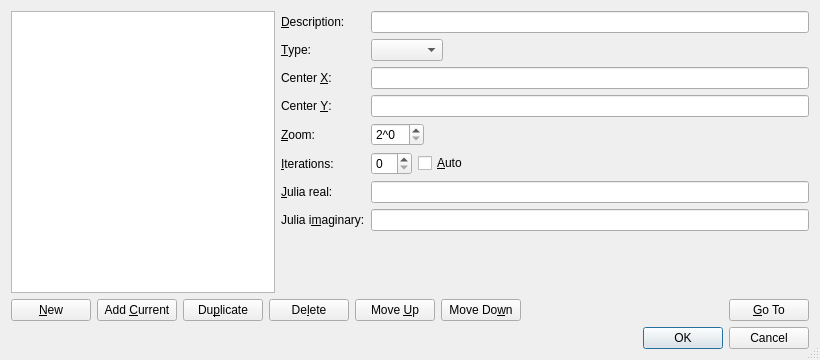
<?xml version="1.0" encoding="UTF-8"?>
<ui version="4.0">
 <class>QFavoritesDialog</class>
 <widget class="QDialog" name="QFavoritesDialog">
  <property name="geometry">
   <rect>
    <x>0</x>
    <y>0</y>
    <width>820</width>
    <height>360</height>
   </rect>
  </property>
  <property name="windowTitle">
   <string>Edit Favorites</string>
  </property>
  <property name="sizeGripEnabled">
   <bool>true</bool>
  </property>
  <layout class="QVBoxLayout" name="mainLayout">
   <item>
    <layout class="QHBoxLayout" name="editorLayout" stretch="1,2">
     <item>
      <widget class="QListWidget" name="favoritesList"/>
     </item>
     <item>
      <widget class="QWidget" name="detailsPanel" native="true">
       <layout class="QFormLayout" name="detailsLayout">
        <property name="fieldGrowthPolicy">
         <enum>QFormLayout::FieldGrowthPolicy::AllNonFixedFieldsGrow</enum>
        </property>
        <property name="leftMargin">
         <number>0</number>
        </property>
        <property name="topMargin">
         <number>0</number>
        </property>
        <property name="rightMargin">
         <number>0</number>
        </property>
        <property name="bottomMargin">
         <number>0</number>
        </property>
        <item row="0" column="0">
         <widget class="QLabel" name="labelDescription">
          <property name="text">
           <string>&amp;Description:</string>
          </property>
          <property name="buddy">
           <cstring>description</cstring>
          </property>
         </widget>
        </item>
        <item row="0" column="1">
         <widget class="QLineEdit" name="description"/>
        </item>
        <item row="1" column="0">
         <widget class="QLabel" name="labelSetType">
          <property name="text">
           <string>&amp;Type:</string>
          </property>
          <property name="buddy">
           <cstring>setType</cstring>
          </property>
         </widget>
        </item>
        <item row="1" column="1">
         <widget class="QComboBox" name="setType">
          <property name="sizePolicy">
           <sizepolicy hsizetype="Fixed" vsizetype="Fixed">
            <horstretch>0</horstretch>
            <verstretch>0</verstretch>
           </sizepolicy>
          </property>
         </widget>
        </item>
        <item row="2" column="0">
         <widget class="QLabel" name="labelCenterX">
          <property name="text">
           <string>Center &amp;X:</string>
          </property>
          <property name="buddy">
           <cstring>centerX</cstring>
          </property>
         </widget>
        </item>
        <item row="2" column="1">
         <widget class="QLineEdit" name="centerX">
          <property name="toolTip">
           <string>Real part of the view center, up to 36 decimal places</string>
          </property>
         </widget>
        </item>
        <item row="3" column="0">
         <widget class="QLabel" name="labelCenterY">
          <property name="text">
           <string>Center &amp;Y:</string>
          </property>
          <property name="buddy">
           <cstring>centerY</cstring>
          </property>
         </widget>
        </item>
        <item row="3" column="1">
         <widget class="QLineEdit" name="centerY">
          <property name="toolTip">
           <string>Imaginary part of the view center, up to 36 decimal places</string>
          </property>
         </widget>
        </item>
        <item row="4" column="0">
         <widget class="QLabel" name="labelZoom">
          <property name="text">
           <string>&amp;Zoom:</string>
          </property>
          <property name="buddy">
           <cstring>zoom</cstring>
          </property>
         </widget>
        </item>
        <item row="4" column="1">
         <layout class="QHBoxLayout" name="zoomLayout">
          <item>
           <widget class="QSpinBox" name="zoom">
            <property name="toolTip">
             <string>Zoom as a power of 2</string>
            </property>
            <property name="prefix">
             <string>2^</string>
            </property>
           </widget>
          </item>
          <item>
           <widget class="QLabel" name="zoomMultiplier"/>
          </item>
          <item>
           <spacer name="zoomSpacer">
            <property name="orientation">
             <enum>Qt::Orientation::Horizontal</enum>
            </property>
            <property name="sizeHint" stdset="0">
             <size>
              <width>40</width>
              <height>20</height>
             </size>
            </property>
           </spacer>
          </item>
         </layout>
        </item>
        <item row="5" column="0">
         <widget class="QLabel" name="labelIterations">
          <property name="text">
           <string>&amp;Iterations:</string>
          </property>
          <property name="buddy">
           <cstring>maxIterations</cstring>
          </property>
         </widget>
        </item>
        <item row="5" column="1">
         <layout class="QHBoxLayout" name="iterationsLayout">
          <item>
           <widget class="QSpinBox" name="maxIterations">
            <property name="toolTip">
             <string>Iteration limit; while Auto is on, the limit Auto picks at this zoom</string>
            </property>
           </widget>
          </item>
          <item>
           <widget class="QCheckBox" name="autoIterations">
            <property name="toolTip">
             <string>Scale the iteration limit with the zoom, like Iterations &gt; Auto</string>
            </property>
            <property name="text">
             <string>&amp;Auto</string>
            </property>
           </widget>
          </item>
          <item>
           <spacer name="iterationsSpacer">
            <property name="orientation">
             <enum>Qt::Orientation::Horizontal</enum>
            </property>
            <property name="sizeHint" stdset="0">
             <size>
              <width>40</width>
              <height>20</height>
             </size>
            </property>
           </spacer>
          </item>
         </layout>
        </item>
        <item row="6" column="0">
         <widget class="QLabel" name="labelJulia">
          <property name="text">
           <string>&amp;Julia real:</string>
          </property>
          <property name="buddy">
           <cstring>juliaReal</cstring>
          </property>
         </widget>
        </item>
        <item row="6" column="1">
         <widget class="QLineEdit" name="juliaReal">
          <property name="toolTip">
           <string>Real part of the Julia constant C, in [-2, 2], up to 36 decimal places</string>
          </property>
         </widget>
        </item>
        <item row="7" column="0">
         <widget class="QLabel" name="labelJuliaImag">
          <property name="text">
           <string>Julia i&amp;maginary:</string>
          </property>
          <property name="buddy">
           <cstring>juliaImag</cstring>
          </property>
         </widget>
        </item>
        <item row="7" column="1">
         <widget class="QLineEdit" name="juliaImag">
          <property name="toolTip">
           <string>Imaginary part of the Julia constant C, in [-2, 2], up to 36 decimal places</string>
          </property>
         </widget>
        </item>
       </layout>
      </widget>
     </item>
    </layout>
   </item>
   <item>
    <layout class="QHBoxLayout" name="buttonLayout">
     <item>
      <widget class="QPushButton" name="buttonNew">
       <property name="toolTip">
        <string>Add a favorite at the default view</string>
       </property>
       <property name="text">
        <string>&amp;New</string>
       </property>
       <property name="autoDefault">
        <bool>false</bool>
       </property>
      </widget>
     </item>
     <item>
      <widget class="QPushButton" name="buttonAddCurrent">
       <property name="toolTip">
        <string>Add a favorite at the current view</string>
       </property>
       <property name="text">
        <string>Add &amp;Current</string>
       </property>
       <property name="autoDefault">
        <bool>false</bool>
       </property>
      </widget>
     </item>
     <item>
      <widget class="QPushButton" name="buttonDuplicate">
       <property name="text">
        <string>Du&amp;plicate</string>
       </property>
       <property name="autoDefault">
        <bool>false</bool>
       </property>
      </widget>
     </item>
     <item>
      <widget class="QPushButton" name="buttonDelete">
       <property name="text">
        <string>De&amp;lete</string>
       </property>
       <property name="autoDefault">
        <bool>false</bool>
       </property>
      </widget>
     </item>
     <item>
      <widget class="QPushButton" name="buttonMoveUp">
       <property name="text">
        <string>Move &amp;Up</string>
       </property>
       <property name="autoDefault">
        <bool>false</bool>
       </property>
      </widget>
     </item>
     <item>
      <widget class="QPushButton" name="buttonMoveDown">
       <property name="text">
        <string>Move Do&amp;wn</string>
       </property>
       <property name="autoDefault">
        <bool>false</bool>
       </property>
      </widget>
     </item>
     <item>
      <spacer name="buttonSpacer">
       <property name="orientation">
        <enum>Qt::Orientation::Horizontal</enum>
       </property>
       <property name="sizeHint" stdset="0">
        <size>
         <width>40</width>
         <height>20</height>
        </size>
       </property>
      </spacer>
     </item>
     <item>
      <widget class="QPushButton" name="buttonGoTo">
       <property name="toolTip">
        <string>Show this favorite in the main window (double-click an entry does the same)</string>
       </property>
       <property name="text">
        <string>&amp;Go To</string>
       </property>
       <property name="autoDefault">
        <bool>false</bool>
       </property>
      </widget>
     </item>
    </layout>
   </item>
   <item>
    <widget class="QDialogButtonBox" name="buttonBox">
     <property name="standardButtons">
      <set>QDialogButtonBox::StandardButton::Cancel|QDialogButtonBox::StandardButton::Ok</set>
     </property>
    </widget>
   </item>
  </layout>
 </widget>
 <tabstops>
  <tabstop>favoritesList</tabstop>
  <tabstop>description</tabstop>
  <tabstop>setType</tabstop>
  <tabstop>centerX</tabstop>
  <tabstop>centerY</tabstop>
  <tabstop>zoom</tabstop>
  <tabstop>maxIterations</tabstop>
  <tabstop>autoIterations</tabstop>
  <tabstop>juliaReal</tabstop>
  <tabstop>juliaImag</tabstop>
  <tabstop>buttonNew</tabstop>
  <tabstop>buttonAddCurrent</tabstop>
  <tabstop>buttonDuplicate</tabstop>
  <tabstop>buttonDelete</tabstop>
  <tabstop>buttonMoveUp</tabstop>
  <tabstop>buttonMoveDown</tabstop>
  <tabstop>buttonGoTo</tabstop>
 </tabstops>
 <resources/>
 <connections/>
</ui>
